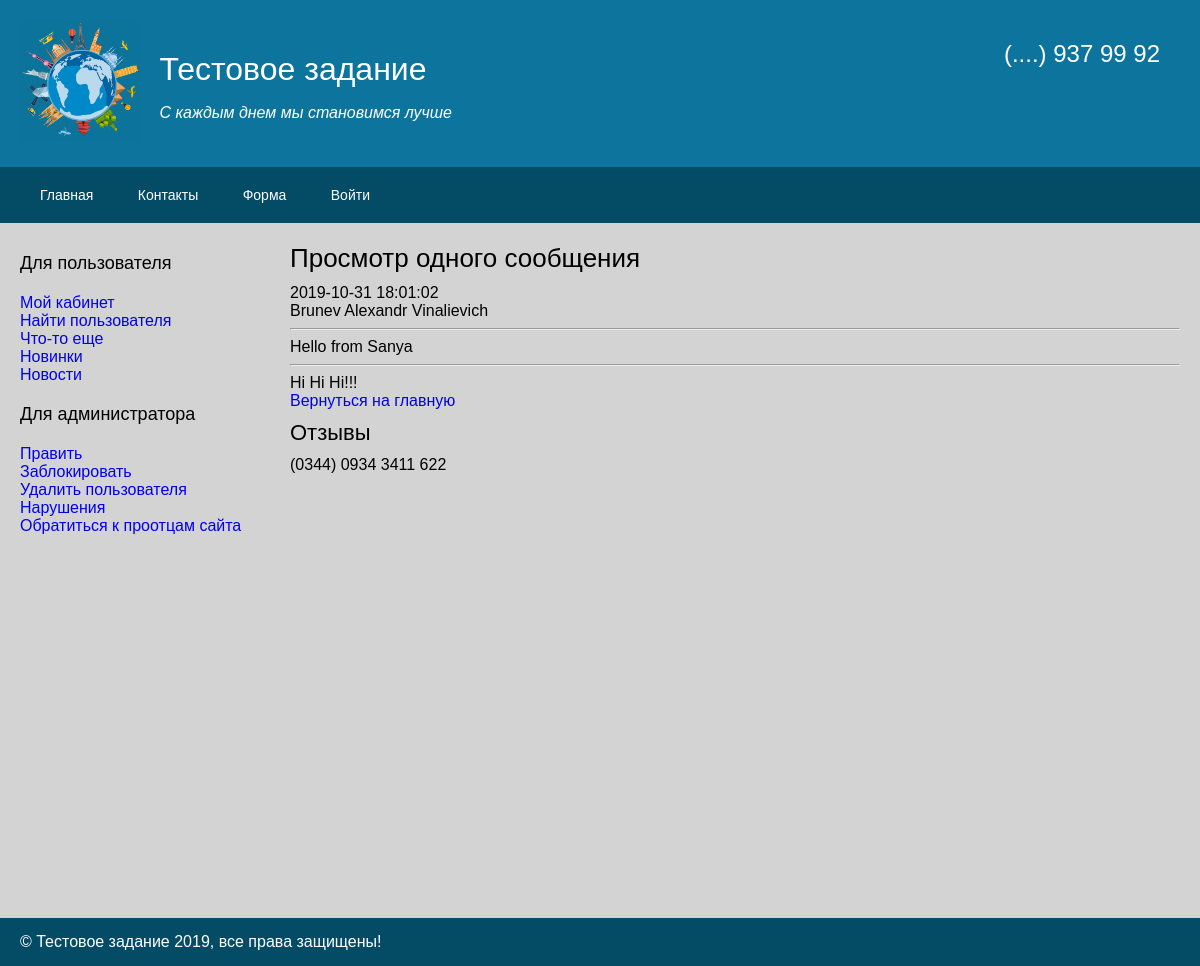
The app's page /messages/one/2, older data.
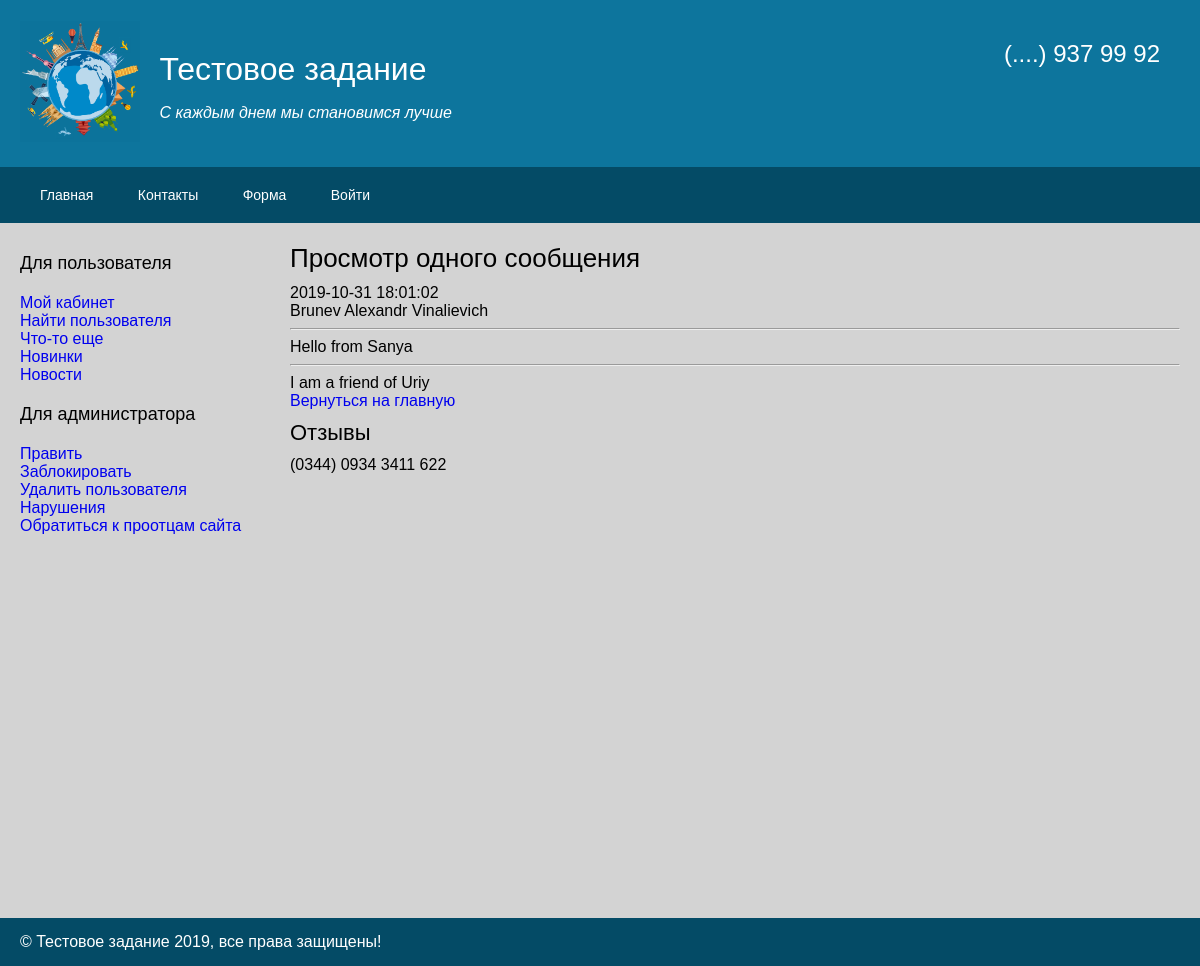
The same page, newer data.
### tables this page shows
CREATE TABLE `messages` (
  `id_message` int(10) UNSIGNED NOT NULL,
  `dt` timestamp NOT NULL DEFAULT current_timestamp(),
  `full_name` varchar(64) NOT NULL,
  `name` varchar(64) NOT NULL,
  `text` text NOT NULL
);

### Core/Template.php (called while the page is built, shortened)
<?php
    class Template{
        protected $globalVars;
        protected function __construct(){
            $this->globalVars = [];
        }
        public function addGlobal($name, $value){
            $this->globalVars[$name] = $value;
        }
        public function render($fname, $params = []){
            extract($this->globalVars);
            extract($params);
            include "View/{$fname}.php";
            return ob_get_clean();
        }
    }

### Controllers/Base.php (called while the page is built, shortened)
<?php
    abstract class Base{
        protected $templateBuilder;
        public function __construct(){
            $this->templateBuilder = Template::instance();
        }
        public function load($params){
            $this->params = $params;
        }
        public function template($path, $params = []){
            return $this->template = $this->templateBuilder->render($path, $params);
        }
    }

### Controllers/Messages.php (called while the page is built, shortened)
<?php
    class Messages extends Client {
        protected $model;
        public function __construct(){
            $this->model = new Model();
        }
        public function action_one(){
            $id = $this->params[2] ?? '';
            $message = $this->model->one($id);
            if($message === false){
                throw new Exceptions\E404('message not found');
            } else{
                $this->content = $this->template('v_one', [
                    'id' => $id,
                    'message' => $message
                ]);
            }
        }
    }

### autoload.php (called while the page is built, shortened)
<?php
    spl_autoload_register(function($className){
        $path = str_replace('\\', '/', $className) . '.php';
    });

### Core/Sql.php (called while the page is built, shortened)
<?php
    class Sql{
        protected static $instance;
        protected $db;
        public static function instance(){
            if(self::$instance == null){
                self::$instance = new self();
            }
            return self::$instance;
        }
        protected function __construct(){
            $this->db = new PDO ('mysql:host=localhost;dbname=phpcource', 'root', '');
            $this->db->exec('SET NAMES UTF8');
        }
        public function select($sql, $params = []){
            return $this->query($sql, $params)->fetchAll();
        }
        public function query($sql, $params = []){
            $query = $this->db->prepare($sql);
            $query->execute($params);
            return $query;
        }
        protected function checkError($query)
        {
            $info = $query->errorInfo();
        }
        public function one ($table, $where, $whereParams = []){
            $sql = "SELECT * FROM $table WHERE $where";
            return $this->select($sql, $whereParams);
        }
    }

### Core/Model.php (called while the page is built, shortened)
<?php
    abstract class Model
    {
        protected $db;
        protected $table;
        protected $pk;
        public function __construct(){
            $this->db = Sql::instance();
        }
        public function one($id){
            $res = $this->db->one("$this->table", "$this->pk=:id",
                    ['id' => $id]);
            return $res[0] ?? false;
        }
    }

### Models/Messages.php (called while the page is built, shortened)
<?php
    class Messages extends Model {
        public function __construct(){
            $this->table = 'messages';
            $this->pk = 'id_message';
        }
    }

### View/v_one.php (the view, shortened to what this page needs)
<!doctype html>
<html lang="en">
<head>
</head>
<body>
<em><?=$message['dt'] ?></em>
<br>
<strong><?=$message['full_name'] ?></strong>
<hr>
<strong><?=$message['name'] ?></strong>
<hr>
<div><?=$message['text'] ?></div>
<a href="<?=$root?>messages">Вернуться на главную</a>
</body>
</html>

Row changes from the older to the newer data that the page shows:
changed messages "Brunev Alexandr Vinalievich": text "Hi Hi Hi!!!" → "I am a friend of Uriy"
